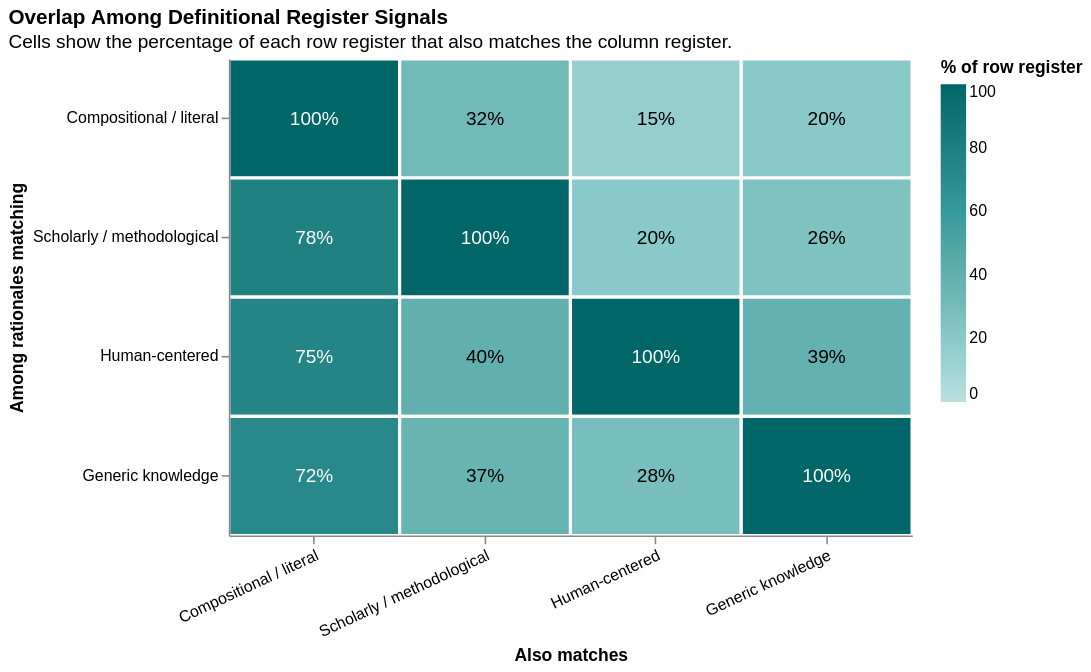

Notebook source saved alongside this figure:
### Markdown cell above
### Register Overlap

Because the four registers are non-exclusive, I first examine how frequently they co-occur. Each row conditions on rationales matching that register; cells show the percentage that also match the column register. The matrix is therefore directional rather than symmetric. Its purpose is to show whether the rules describe isolated categories or overlapping layers of definition.

### Code cell
REGISTER_DISPLAY = {
    "compositional_literal": "Compositional / literal",
    "scholarly_methodological": "Scholarly / methodological",
    "human_centered": "Human-centered",
    "knowledge_generic": "Generic knowledge",
}
register_order = list(REGISTER_PATTERNS)
register_display_order = [REGISTER_DISPLAY[register] for register in register_order]

overlap_rows = []
for row_register in register_order:
    row_signal = rationale_df[f"reg_{row_register}"]
    row_total = int(row_signal.sum())
    for column_register in register_order:
        column_signal = rationale_df[f"reg_{column_register}"]
        overlap_count = int((row_signal & column_signal).sum())
        overlap_rows.append({
            "row_register": REGISTER_DISPLAY[row_register],
            "column_register": REGISTER_DISPLAY[column_register],
            "row_total": row_total,
            "overlap_count": overlap_count,
            "pct_of_row": overlap_count / row_total * 100 if row_total else 0,
        })

register_overlap_df = pd.DataFrame(overlap_rows)
overlap_base = alt.Chart(register_overlap_df).encode(
    x=alt.X(
        "column_register:N",
        sort=register_display_order,
        title="Also matches",
        axis=alt.Axis(labelAngle=-25),
    ),
    y=alt.Y(
        "row_register:N",
        sort=register_display_order,
        title="Among rationales matching",
    ),
    tooltip=[
        alt.Tooltip("row_register:N", title="Conditioned register"),
        alt.Tooltip("column_register:N", title="Also matches"),
        alt.Tooltip("row_total:Q", title="Rationales in row"),
        alt.Tooltip("overlap_count:Q", title="Matching both"),
        alt.Tooltip("pct_of_row:Q", title="% of row", format=".1f"),
    ],
)
overlap_rect = overlap_base.mark_rect(stroke="white", strokeWidth=2).encode(
    color=alt.Color(
        "pct_of_row:Q",
        scale=alt.Scale(scheme="teals", domain=[0, 100]),
        title="% of row register",
    )
)
overlap_text = overlap_base.transform_calculate(
    overlap_label="format(datum.pct_of_row, '.0f') + '%'"
).mark_text(fontSize=12).encode(
    text="overlap_label:N",
    color=alt.condition(alt.datum.pct_of_row > 55, alt.value("white"), alt.value("black")),
)
register_overlap_chart = (overlap_rect + overlap_text).properties(
    width=430,
    height=300,
    title=alt.TitleParams(
        "Overlap Among Definitional Register Signals",
        subtitle="Cells show the percentage of each row register that also matches the column register.",
        anchor="start",
    ),
).configure_view(stroke=None)

save_chart(
    register_overlap_chart,
    str(FIGURE_DIR / "definitional_register_overlap.png"),
    scale_factor=2.0,
)
display(register_overlap_chart)

### Figure 1 — Vega specification as saved in the notebook (floating-point values rounded to 4 significant figures)
{"$schema": "https://vega.github.io/schema/vega/v6.json", "data": [{"name": "source_0", "values": [{"column_register": "Compositional / literal", "overlap_count": 13321, "pct_of_row": 100.0, "row_register": "Compositional / literal", "row_total": 13321}, {"column_register": "Scholarly / methodological", "overlap_count": 4247, "pct_of_row": 31.88, "row_register": "Compositional / literal", "row_total": 13321}, {"column_register": "Human-centered", "overlap_count": 2024, "pct_of_row": 15.19, "row_register": "Compositional / literal", "row_total": 13321}, {"column_register": "Generic knowledge", "overlap_count": 2696, "pct_of_row": 20.24, "row_register": "Compositional / literal", "row_total": 13321}, {"column_register": "Compositional / literal", "overlap_count": 4247, "pct_of_row": 78.17, "row_register": "Scholarly / methodological", "row_total": 5433}, {"column_register": "Scholarly / methodological", "overlap_count": 5433, "pct_of_row": 100.0, "row_register": "Scholarly / methodological", "row_total": 5433}, {"column_register": "Human-centered", "overlap_count": 1081, "pct_of_row": 19.9, "row_register": "Scholarly / methodological", "row_total": 5433}, {"column_register": "Generic knowledge", "overlap_count": 1397, "pct_of_row": 25.71, "row_register": "Scholarly / methodological", "row_total": 5433}, {"column_register": "Compositional / literal", "overlap_count": 2024, "pct_of_row": 74.71, "row_register": "Human-centered", "row_total": 2709}, {"column_register": "Scholarly / methodological", "overlap_count": 1081, "pct_of_row": 39.9, "row_register": "Human-centered", "row_total": 2709}, {"column_register": "Human-centered", "overlap_count": 2709, "pct_of_row": 100.0, "row_register": "Human-centered", "row_total": 2709}, {"column_register": "Generic knowledge", "overlap_count": 1061, "pct_of_row": 39.17, "row_register": "Human-centered", "row_total": 2709}, {"column_register": "Compositional / literal", "overlap_count": 2696, "pct_of_row": 71.51, "row_register": "Generic knowledge", "row_total": 3770}, {"column_register": "Scholarly / methodological", "overlap_count": 1397, "pct_of_row": 37.06, "row_register": "Generic knowledge", "row_total": 3770}, {"column_register": "Human-centered", "overlap_count": 1061, "pct_of_row": 28.14, "row_register": "Generic knowledge", "row_total": 3770}, {"column_register": "Generic knowledge", "overlap_count": 3770, "pct_of_row": 100.0, "row_register": "Generic knowledge", "row_total": 3770}]}, {"name": "data_0"}, {"name": "data_1", "values": [{"column_register": "Compositional / literal", "overlap_count": 13321, "pct_of_row": 100.0, "row_register": "Compositional / literal", "row_total": 13321}, {"column_register": "Scholarly / methodological", "overlap_count": 4247, "pct_of_row": 31.88, "row_register": "Compositional / literal", "row_total": 13321}, {"column_register": "Human-centered", "overlap_count": 2024, "pct_of_row": 15.19, "row_register": "Compositional / literal", "row_total": 13321}, {"column_register": "Generic knowledge", "overlap_count": 2696, "pct_of_row": 20.24, "row_register": "Compositional / literal", "row_total": 13321}, {"column_register": "Compositional / literal", "overlap_count": 4247, "pct_of_row": 78.17, "row_register": "Scholarly / methodological", "row_total": 5433}, {"column_register": "Scholarly / methodological", "overlap_count": 5433, "pct_of_row": 100.0, "row_register": "Scholarly / methodological", "row_total": 5433}, {"column_register": "Human-centered", "overlap_count": 1081, "pct_of_row": 19.9, "row_register": "Scholarly / methodological", "row_total": 5433}, {"column_register": "Generic knowledge", "overlap_count": 1397, "pct_of_row": 25.71, "row_register": "Scholarly / methodological", "row_total": 5433}, {"column_register": "Compositional / literal", "overlap_count": 2024, "pct_of_row": 74.71, "row_register": "Human-centered", "row_total": 2709}, {"column_register": "Scholarly / methodological", "overlap_count": 1081, "pct_of_row": 39.9, "row_register": "Human-centered", "row_total": 2709}, {"column_register": "Human-centered", "overlap_count": 2709, "pct_of_row": 100.0, "row_register": "Human-centered", "row_total": 2709}, {"column_register": "Generic knowledge", "overlap_count": 1061, "pct_of_row": 39.17, "row_register": "Human-centered", "row_total": 2709}, {"column_register": "Compositional / literal", "overlap_count": 2696, "pct_of_row": 71.51, "row_register": "Generic knowledge", "row_total": 3770}, {"column_register": "Scholarly / methodological", "overlap_count": 1397, "pct_of_row": 37.06, "row_register": "Generic knowledge", "row_total": 3770}, {"column_register": "Human-centered", "overlap_count": 1061, "pct_of_row": 28.14, "row_register": "Generic knowledge", "row_total": 3770}, {"column_register": "Generic knowledge", "overlap_count": 3770, "pct_of_row": 100.0, "row_register": "Generic knowledge", "row_total": 3770}]}, {"name": "data_2", "source": "source_0", "transform": [{"type": "formula", "expr": "format(datum.pct_of_row, '.0f') + '%'", "as": "overlap_label"}, {"type": "formula", "expr": "datum[\"column_register\"]===\"Compositional / literal\" ? 0 : datum[\"column_register\"]===\"Scholarly / methodological\" ? 1 : datum[\"column_register\"]===\"Human-centered\" ? 2 : datum[\"column_register\"]===\"Generic knowledge\" ? 3 : 4", "as": "x_column_register_sort_index"}, {"type": "formula", "expr": "datum[\"row_register\"]===\"Compositional / literal\" ? 0 : datum[\"row_register\"]===\"Scholarly / methodological\" ? 1 : datum[\"row_register\"]===\"Human-centered\" ? 2 : datum[\"row_register\"]===\"Generic knowledge\" ? 3 : 4", "as": "y_row_register_sort_index"}, {"type": "project", "fields": ["column_register", "overlap_count", "overlap_label", "pct_of_row", "row_register", "row_total", "x_column_register_sort_index", "y_row_register_sort_index"]}]}, {"name": "data_0_x_domain_column_register_0", "values": [{"column_register": "Compositional / literal", "sort_field": 0.0}, {"column_register": "Scholarly / methodological", "sort_field": 1.0}, {"column_register": "Human-centered", "sort_field": 2.0}, {"column_register": "Generic knowledge", "sort_field": 3.0}]}, {"name": "data_2_x_domain_column_register_1", "source": "data_2", "transform": [{"type": "aggregate", "groupby": ["column_register"], "fields": ["x_column_register_sort_index"], "ops": ["min"], "as": ["sort_field"]}, {"type": "project", "fields": ["column_register", "sort_field"]}]}, {"name": "data_0_y_domain_row_register_0", "values": [{"row_register": "Compositional / literal", "sort_field": 0.0}, {"row_register": "Scholarly / methodological", "sort_field": 1.0}, {"row_register": "Human-centered", "sort_field": 2.0}, {"row_register": "Generic knowledge", "sort_field": 3.0}]}, {"name": "data_2_y_domain_row_register_1", "source": "data_2", "transform": [{"type": "aggregate", "groupby": ["row_register"], "fields": ["y_row_register_sort_index"], "ops": ["min"], "as": ["sort_field"]}, {"type": "project", "fields": ["row_register", "sort_field"]}]}], "marks": [{"type": "rect", "name": "layer_0_marks", "from": {"data": "data_1"}, "encode": {"update": {"width": {"signal": "max(0.25, bandwidth('x'))"}, "tooltip": {"signal": "{\"Conditioned register\": isValid(datum[\"row_register\"]) ? datum[\"row_register\"] : \"\"+datum[\"row_register\"], \"Also matches\": isValid(datum[\"column_register\"]) ? datum[\"column_register\"] : \"\"+datum[\"column_register\"], \"Rationales in row\": format(datum[\"row_total\"], \"\"), \"Matching both\": format(datum[\"overlap_count\"], \"\"), \"% of row\": format(datum[\"pct_of_row\"], \".1f\")}"}, "height": {"signal": "max(0.25, bandwidth('y'))"}, "x": {"field": "column_register", "scale": "x"}, "stroke": {"value": "white"}, "strokeWidth": {"value": 2}, "y": {"field": "row_register", "scale": "y"}, "fill": {"field": "pct_of_row", "scale": "color"}}}, "style": ["rect"]}, {"type": "text", "name": "layer_1_marks", "from": {"data": "data_2"}, "encode": {"update": {"tooltip": {"signal": "{\"Conditioned register\": isValid(datum[\"row_register\"]) ? datum[\"row_register\"] : \"\"+datum[\"row_register\"], \"Also matches\": isValid(datum[\"column_register\"]) ? datum[\"column_register\"] : \"\"+datum[\"column_register\"], \"Rationales in row\": format(datum[\"row_total\"], \"\"), \"Matching both\": format(datum[\"overlap_count\"], \"\"), \"% of row\": format(datum[\"pct_of_row\"], \".1f\")}"}, "align": {"value": "center"}, "y": {"field": "row_register", "scale": "y", "band": 0.5}, "baseline": {"value": "middle"}, "fontSize": {"value": 12}, "fill": [{"value": "white", "test": "(datum.pct_of_row > 55)"}, {"value": "black"}], "x": {"field": "column_register", "scale": "x", "band": 0.5}, "text": {"signal": "isValid(datum[\"overlap_label\"]) ? datum[\"overlap_label\"] : \"\"+datum[\"overlap_label\"]"}}}, "style": ["text"]}], "scales": [{"name": "x", "type": "band", "domain": {"fields": [{"data": "data_0_x_domain_column_register_0", "field": "column_register"}, {"data": "data_2_x_domain_column_register_1", "field": "column_register"}], "sort": {"op": "max", "field": "sort_field"}}, "range": [0, {"signal": "width"}], "paddingOuter": 0, "paddingInner": 0}, {"name": "y", "type": "band", "domain": {"fields": [{"data": "data_0_y_domain_row_register_0", "field": "row_register"}, {"data": "data_2_y_domain_row_register_1", "field": "row_register"}], "sort": {"op": "max", "field": "sort_field"}}, "range": [0, {"signal": "height"}], "paddingInner": 0, "paddingOuter": 0}, {"name": "color", "type": "linear", "domain": [0, 100], "range": {"scheme": "teals"}, "interpolate": "hcl", "zero": true}], "axes": [{"scale": "x", "zindex": 1, "orient": "bottom", "labelAlign": "right", "title": "Also matches", "labelAngle": 335, "grid": false, "labelBaseline": "top"}, {"scale": "y", "grid": false, "title": "Among rationales matching", "zindex": 1, "orient": "left"}], "title": {"text": "Overlap Among Definitional Register Signals", "subtitle": "Cells show the percentage of each row register that also matches the column register.", "anchor": "start"}, "width": 430, "background": "white", "height": 300, "style": "cell", "legends": [{"title": "% of row register", "fill": "color", "gradientLength": {"signal": "clamp(height, 64, 200)"}}], "padding": 5, "config": {"style": {"cell": {"stroke": null}}}}
